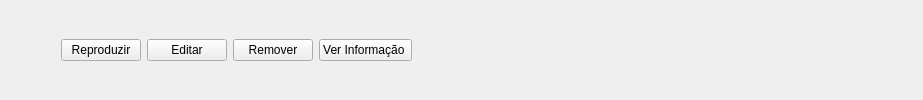
      <widget class="QWidget" name="options_tab">
       <layout class="QGridLayout" name="gridLayout_19">
        <item row="0" column="2">
         <widget class="QPushButton" name="options_button_edit">
          <property name="text">
           <string>Editar</string>
          </property>
         </widget>
        </item>
        <item row="0" column="1">
         <widget class="QPushButton" name="options_button_play">
          <property name="text">
           <string>Reproduzir</string>
          </property>
         </widget>
        </item>
        <item row="0" column="0">
         <spacer name="horizontalSpacer_19">
          <property name="orientation">
           <enum>Qt::Horizontal</enum>
          </property>
          <property name="sizeType">
           <enum>QSizePolicy::Fixed</enum>
          </property>
          <property name="sizeHint" stdset="0">
           <size>
            <width>50</width>
            <height>0</height>
           </size>
          </property>
         </spacer>
        </item>
        <item row="0" column="4">
         <widget class="QPushButton" name="options_button_information">
          <property name="text">
           <string>Ver Informação </string>
          </property>
         </widget>
        </item>
        <item row="0" column="3">
         <widget class="QPushButton" name="options_button_remove">
          <property name="text">
           <string>Remover</string>
          </property>
         </widget>
        </item>
        <item row="0" column="5">
         <spacer name="horizontalSpacer_20">
          <property name="orientation">
           <enum>Qt::Horizontal</enum>
          </property>
          <property name="sizeType">
           <enum>QSizePolicy::Fixed</enum>
          </property>
          <property name="sizeHint" stdset="0">
           <size>
            <width>500</width>
            <height>0</height>
           </size>
          </property>
         </spacer>
        </item>
       </layout>
      </widget>
